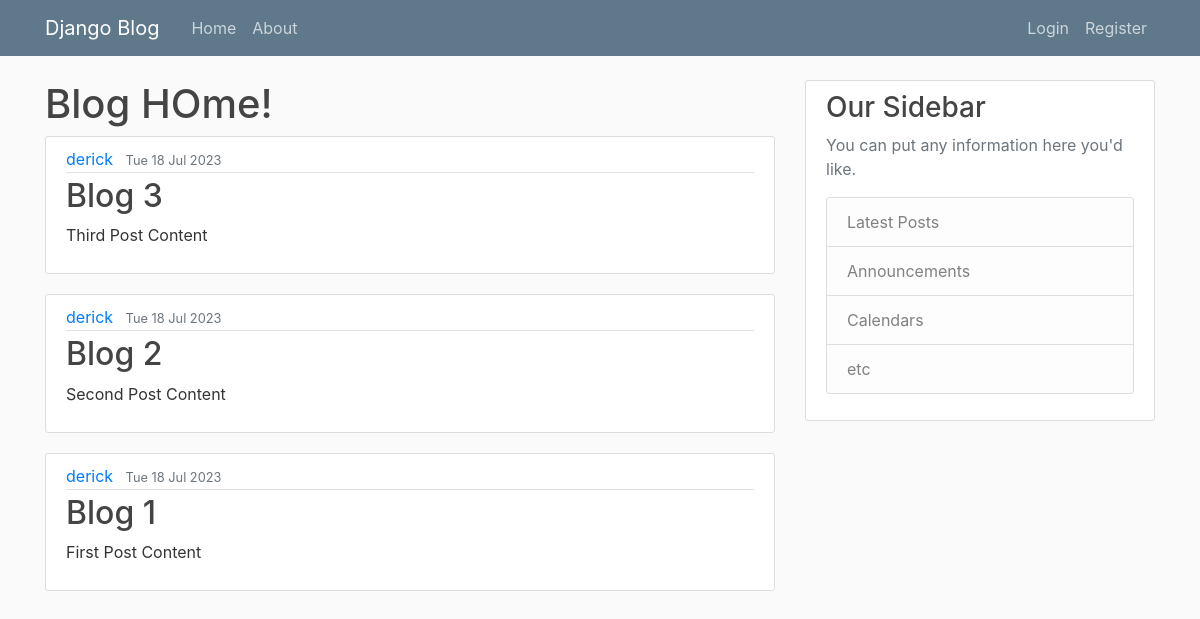
Before: / with the older database file.
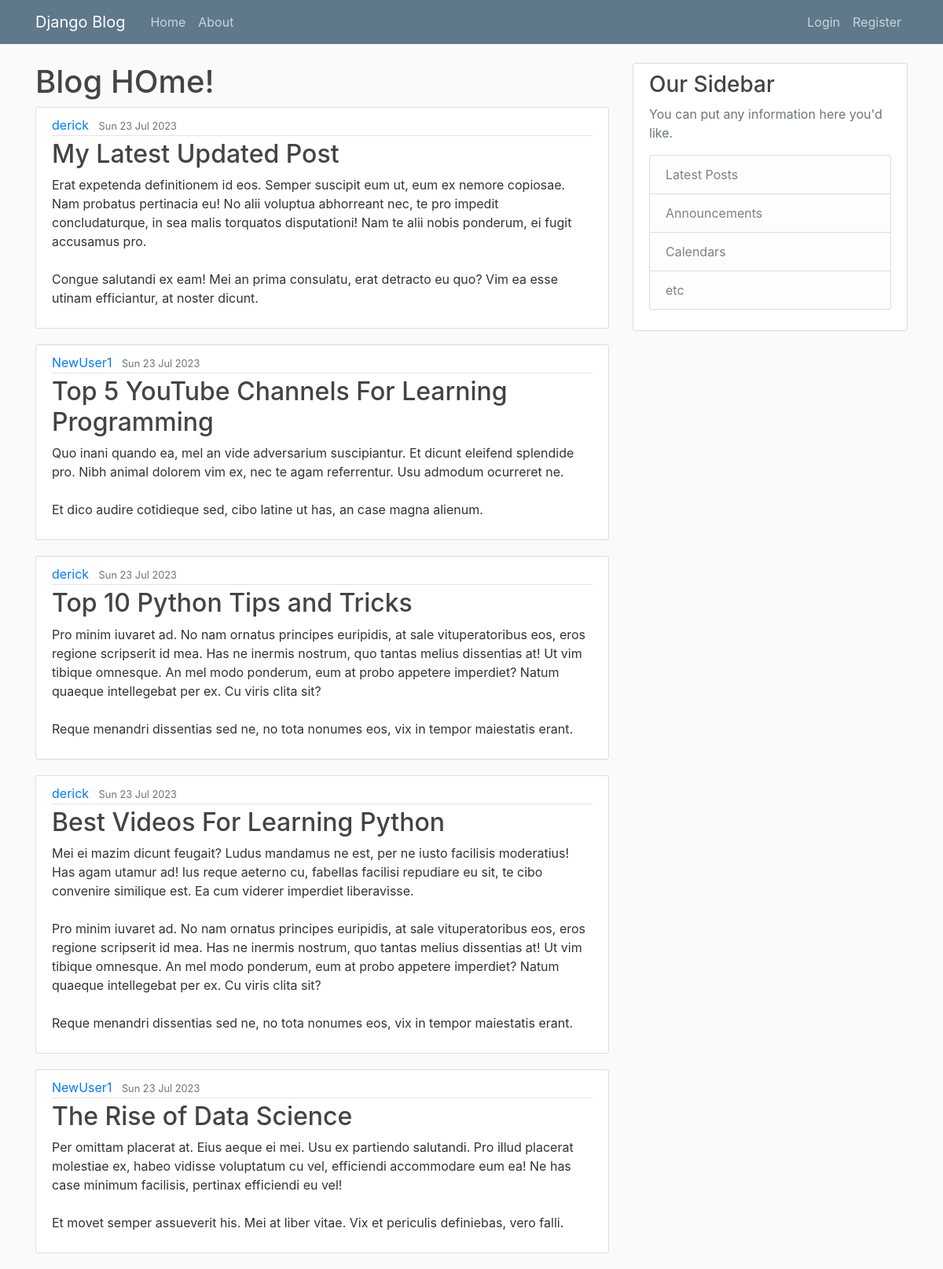
After: the same page with the newer database file.
### blog/models.py (models this page shows, shortened)
class Post(models.Model):
    title = models.CharField(max_length=100)
    content = models.TextField()
    date_posted = models.DateTimeField(default=timezone.now)
    author = models.ForeignKey(User, on_delete=models.CASCADE)

### blog/views.py (the view)
# urls.py: path('', views.PostListView.as_view(template_name = 'blog/home.html'), name = 'blog-home'),
class PostListView(ListView):
    model = Post
    context_object_name = 'posts'
    ordering = ['-date_posted'] # - for reverse order
    paginate_by = 5

### blog/templates/blog/home.html
{% extends 'blog/base.html' %}
{% block content %}
<body>
    <h1>Blog HOme!</h1>
    {% for post in posts %}
    <article class="media content-section">
        <div class="media-body">
          <div class="article-metadata">
            <a class="mr-2" href="#">{{ post.author }}</a>
            <small class="text-muted">{{ post.date_posted|date:"D d M Y"}}</small>
          </div>
          <h2><a class="article-title" href="#">{{ post.title }}</a></h2>
          <p class="article-content">{{ post.content }}</p>
        </div>
      </article>
    {% endfor %}
</body>
{% endblock content %}

### blog/templates/blog/base.html (shortened to what this page needs)
{% load static %}
<!DOCTYPE html>
<html lang="en">
  <head>
    <link
      rel="stylesheet"
      href="https://cdn.jsdelivr.net/npm/bootstrap@4.0.0/dist/css/bootstrap.min.css"
 />
      <link rel="stylesheet" type="text/css" href="{% static 'blog/main.css'%}">
  </head>
  <body>
    <header class="site-header">
        <nav class="navbar navbar-expand-md navbar-dark bg-steel fixed-top">
          <div class="container">
            <a class="navbar-brand mr-4" href="{% url 'blog-home' %}">Django Blog</a>
            <div class="collapse navbar-collapse" id="navbarToggle">
              <div class="navbar-nav mr-auto">
                <a class="nav-item nav-link" href= "{% url 'blog-home' %}">Home</a>
                <a class="nav-item nav-link" href= "{% url 'blog-about' %}">About</a>
              </div>
              <div class="navbar-nav">
                {% if user.is_authenticated %}
                <a class="nav-item nav-link" href=" {% url 'create-post' %}">New post</a>
                <a class="nav-item nav-link" href=" {% url 'logout' %}">Logout</a>
                {% else %}
                <a class="nav-item nav-link" href=" {% url 'login' %}">Login</a>
                <a class="nav-item nav-link" href=" {% url 'register' %}">Register</a>
                {% endif %}
              </div>
            </div>
          </div>
        </nav>
      </header>
    <main role="main" class="container">
        <div class="row">
          <div class="col-md-8">
            {% block content %}{% endblock %}
          </div>
          <div class="col-md-4">
            <div class="content-section">
              <h3>Our Sidebar</h3>
              <p class='text-muted'>You can put any information here you'd like.
                <ul class="list-group">
                  <li class="list-group-item list-group-item-light">Latest Posts</li>
                  <li class="list-group-item list-group-item-light">Announcements</li>
                  <li class="list-group-item list-group-item-light">Calendars</li>
                  <li class="list-group-item list-group-item-light">etc</li>
                </ul>
              </p>
            </div>
          </div>
        </div>
      </main>
  </body>
</html>

### blog/static/blog/main.css (style rules this page uses)
body { background: #fafafa; color: #333333; margin-top: 5rem; }
h1, h2, h3, h4, h5, h6 { color: #444444; }
ul { margin: 0; }
.bg-steel { background-color: #5f788a; }
.site-header .navbar-nav .nav-link { color: #cbd5db; }
.content-section { background: #ffffff; padding: 10px 20px; border: 1px solid #dddddd; border-radius: 3px; margin-bottom: 20px; }
.article-title { color: #444444; }
.article-content { white-space: pre-line; }
.article-metadata { padding-bottom: 1px; margin-bottom: 4px; border-bottom: 1px solid #e3e3e3 }

Changed rows visible on the page:
no longer on this page (row unchanged): Post: author "derick", date_posted "Tue 18 Jul 2023", title "Blog 3", content "Third Post Content"
no longer on this page (row unchanged): Post: author "derick", date_posted "Tue 18 Jul 2023", title "Blog 2", content "Second Post Content"
removed Post: author "derick", date_posted "Tue 18 Jul 2023", title "Blog 1", content "First Post Content"
added Post: author "derick", date_posted "Sun 23 Jul 2023", title "My Latest Updated Post", content "Erat expetenda definitionem id eos. Semper suscipit eum ut, eum ex nemore copiosae. Nam probatus pertinacia eu! No alii voluptua abhorreant nec, te pro impedit concludaturque, in sea malis torquatos disputationi! Nam te alii nobis ponderum, ei fugit accusamus pro. Congue salutandi ex eam! Mei an prima consulatu, erat detracto eu quo? Vim ea esse utinam efficiantur, at noster dicunt."
added Post: author "NewUser1", date_posted "Sun 23 Jul 2023", title "Top 5 YouTube Channels For Learning Programming", content "Quo inani quando ea, mel an vide adversarium suscipiantur. Et dicunt eleifend splendide pro. Nibh animal dolorem vim ex, nec te agam referrentur. Usu admodum ocurreret ne. Et dico audire cotidieque sed, cibo latine ut has, an case magna alienum."
added Post: author "derick", date_posted "Sun 23 Jul 2023", title "Top 10 Python Tips and Tricks", content "Pro minim iuvaret ad. No nam ornatus principes euripidis, at sale vituperatoribus eos, eros regione scripserit id mea. Has ne inermis nostrum, quo tantas melius dissentias at! Ut vim tibique omnesque. An mel modo ponderum, eum at probo appetere imperdiet? Natum quaeque intellegebat per ex. Cu viris clita sit? Reque menandri dissentias sed ne, no tota nonumes eos, vix in tempor maiestatis erant."
added Post: author "derick", date_posted "Sun 23 Jul 2023", title "Best Videos For Learning Python", content "Mei ei mazim dicunt feugait? Ludus mandamus ne est, per ne iusto facilisis moderatius! Has agam utamur ad! Ius reque aeterno cu, fabellas facilisi repudiare eu sit, te cibo convenire similique est. Ea cum viderer imperdiet liberavisse. Pro minim iuvaret ad. No nam ornatus principes euripidis, at sale vituperatoribus eos, eros regione scripserit id mea. Has ne inermis nostrum, quo tantas melius dissentias at! Ut vim tibique omnesque. An mel modo ponderum, eum at probo appetere imperdiet? Natum quaeque intellegebat per ex. Cu viris clita sit? Reque menandri dissentias sed ne, no tota nonumes eos, vix in tempor maiestatis erant."
added Post: author "NewUser1", date_posted "Sun 23 Jul 2023", title "The Rise of Data Science", content "Per omittam placerat at. Eius aeque ei mei. Usu ex partiendo salutandi. Pro illud placerat molestiae ex, habeo vidisse voluptatum cu vel, efficiendi accommodare eum ea! Ne has case minimum facilisis, pertinax efficiendi eu vel! Et movet semper assueverit his. Mei at liber vitae. Vix et periculis definiebas, vero falli."
